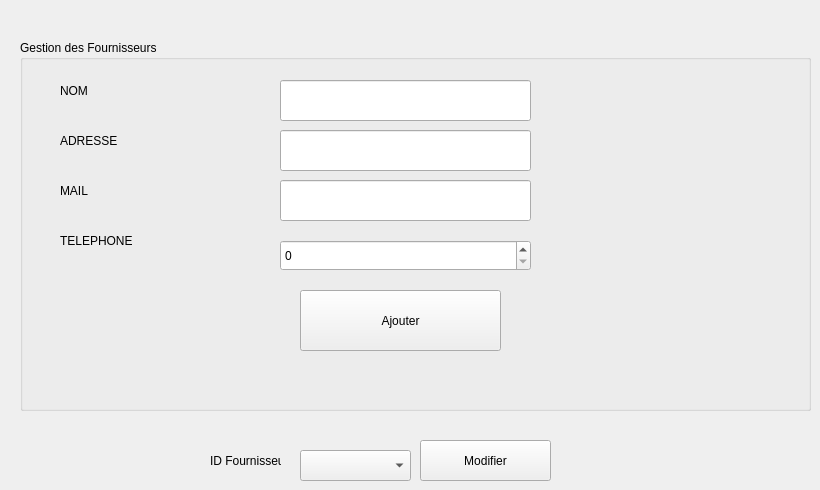
        <widget class="QWidget" name="tab_29">
         <attribute name="title">
          <string>Ajouter Un Fournisseur</string>
         </attribute>
         <widget class="QPushButton" name="F_UPDATE">
          <property name="geometry">
           <rect>
            <x>420</x>
            <y>440</y>
            <width>131</width>
            <height>41</height>
           </rect>
          </property>
          <property name="text">
           <string>Modifier</string>
          </property>
         </widget>
         <widget class="QLabel" name="label_271">
          <property name="geometry">
           <rect>
            <x>210</x>
            <y>450</y>
            <width>71</width>
            <height>21</height>
           </rect>
          </property>
          <property name="text">
           <string>ID Fournisseur</string>
          </property>
         </widget>
         <widget class="QGroupBox" name="groupBox_9">
          <property name="geometry">
           <rect>
            <x>20</x>
            <y>40</y>
            <width>791</width>
            <height>371</height>
           </rect>
          </property>
          <property name="title">
           <string>Gestion des Fournisseurs</string>
          </property>
          <widget class="QLabel" name="label_32">
           <property name="geometry">
            <rect>
             <x>40</x>
             <y>40</y>
             <width>111</width>
             <height>21</height>
            </rect>
           </property>
           <property name="text">
            <string>NOM</string>
           </property>
          </widget>
          <widget class="QLineEdit" name="F_NOM">
           <property name="geometry">
            <rect>
             <x>260</x>
             <y>40</y>
             <width>251</width>
             <height>41</height>
            </rect>
           </property>
          </widget>
          <widget class="QPushButton" name="F_ADD">
           <property name="geometry">
            <rect>
             <x>280</x>
             <y>250</y>
             <width>201</width>
             <height>61</height>
            </rect>
           </property>
           <property name="styleSheet">
            <string notr="true"/>
           </property>
           <property name="text">
            <string>Ajouter</string>
           </property>
          </widget>
          <widget class="QLineEdit" name="F_TEL">
           <property name="geometry">
            <rect>
             <x>260</x>
             <y>90</y>
             <width>251</width>
             <height>41</height>
            </rect>
           </property>
          </widget>
          <widget class="QLabel" name="label_951">
           <property name="geometry">
            <rect>
             <x>40</x>
             <y>90</y>
             <width>111</width>
             <height>21</height>
            </rect>
           </property>
           <property name="text">
            <string>ADRESSE</string>
           </property>
          </widget>
          <widget class="QLineEdit" name="F_ADRESSE">
           <property name="geometry">
            <rect>
             <x>260</x>
             <y>140</y>
             <width>251</width>
             <height>41</height>
            </rect>
           </property>
          </widget>
          <widget class="QLabel" name="label_116">
           <property name="geometry">
            <rect>
             <x>40</x>
             <y>140</y>
             <width>111</width>
             <height>21</height>
            </rect>
           </property>
           <property name="text">
            <string>MAIL</string>
           </property>
          </widget>
          <widget class="QLabel" name="label_117">
           <property name="geometry">
            <rect>
             <x>40</x>
             <y>190</y>
             <width>111</width>
             <height>21</height>
            </rect>
           </property>
           <property name="text">
            <string>TELEPHONE</string>
           </property>
          </widget>
          <widget class="QSpinBox" name="F_MAIL">
           <property name="geometry">
            <rect>
             <x>260</x>
             <y>200</y>
             <width>251</width>
             <height>31</height>
            </rect>
           </property>
          </widget>
         </widget>
         <widget class="QComboBox" name="comboF">
          <property name="geometry">
           <rect>
            <x>300</x>
            <y>450</y>
            <width>111</width>
            <height>31</height>
           </rect>
          </property>
         </widget>
        </widget>
